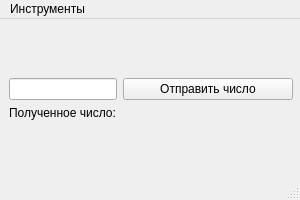
<?xml version="1.0" encoding="UTF-8"?>
<ui version="4.0">
 <class>TInterface</class>
 <widget class="QMainWindow" name="TInterface">
  <property name="geometry">
   <rect>
    <x>0</x>
    <y>0</y>
    <width>300</width>
    <height>200</height>
   </rect>
  </property>
  <property name="minimumSize">
   <size>
    <width>300</width>
    <height>200</height>
   </size>
  </property>
  <property name="maximumSize">
   <size>
    <width>300</width>
    <height>200</height>
   </size>
  </property>
  <property name="windowTitle">
   <string>TInterface</string>
  </property>
  <widget class="QWidget" name="centralwidget">
   <widget class="QWidget" name="formLayoutWidget">
    <property name="geometry">
     <rect>
      <x>9</x>
      <y>9</y>
      <width>284</width>
      <height>141</height>
     </rect>
    </property>
    <layout class="QFormLayout" name="formLayout">
     <item row="0" column="0">
      <spacer name="verticalSpacer_2">
       <property name="orientation">
        <enum>Qt::Vertical</enum>
       </property>
       <property name="sizeHint" stdset="0">
        <size>
         <width>20</width>
         <height>40</height>
        </size>
       </property>
      </spacer>
     </item>
     <item row="1" column="0">
      <widget class="QLineEdit" name="numberLineEdit"/>
     </item>
     <item row="1" column="1">
      <widget class="QPushButton" name="SendNumberBtn">
       <property name="text">
        <string>Отправить число</string>
       </property>
      </widget>
     </item>
     <item row="2" column="0">
      <widget class="QLabel" name="label">
       <property name="text">
        <string>Полученное число:</string>
       </property>
      </widget>
     </item>
     <item row="2" column="1">
      <widget class="QLabel" name="outputLabel">
       <property name="text">
        <string/>
       </property>
      </widget>
     </item>
     <item row="3" column="0">
      <spacer name="verticalSpacer">
       <property name="orientation">
        <enum>Qt::Vertical</enum>
       </property>
       <property name="sizeHint" stdset="0">
        <size>
         <width>20</width>
         <height>40</height>
        </size>
       </property>
      </spacer>
     </item>
    </layout>
   </widget>
  </widget>
  <widget class="QMenuBar" name="menubar">
   <property name="geometry">
    <rect>
     <x>0</x>
     <y>0</y>
     <width>300</width>
     <height>22</height>
    </rect>
   </property>
   <widget class="QMenu" name="menu">
    <property name="title">
     <string>Инструменты</string>
    </property>
    <addaction name="settingsMenuBtn"/>
   </widget>
   <addaction name="menu"/>
  </widget>
  <widget class="QStatusBar" name="statusbar"/>
  <action name="settingsMenuBtn">
   <property name="text">
    <string>Настройки</string>
   </property>
  </action>
 </widget>
 <resources/>
 <connections/>
</ui>
